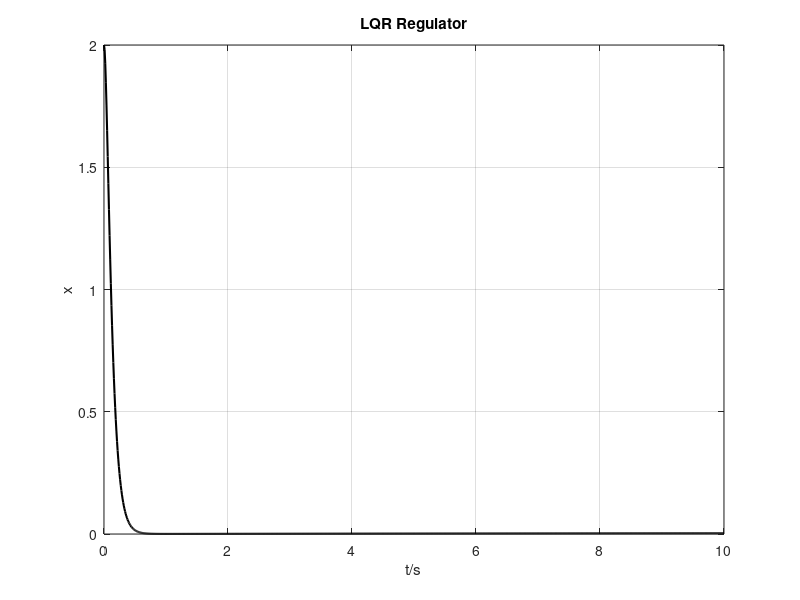

MATLAB code to generate this figure:
%% Design Regulator Using LQR at Command Line
% Plant: x''=3x-2u+d(t), d(t)=sin(0.1t), d(t) is a unknown disturbance.
% Desired Signal: xr=0
% Control Objective: x(t)->0
% Initial Condition: x(0)=2

% Designed by Chiled_JiuAn.

%% simulation environment initialization
clc; close all; clear;

%% create state space plant model
A = [0 1;
     3 0];
B = [0;
     -2];
C = [1 0;
     0 0];
D = 0;

plant = ss(A,B,C,D);

Ts = 0.01; % sampling time
simTime = 10; % simulation time
N = simTime/Ts;

plant_d = c2d(plant,Ts); % discretization

%% initial states
xr = zeros(1,N+1); % reference
x = zeros(2,N+1); % system states
u = zeros(1,N+1); % controller output
y = zeros(2,N); % system output
t = zeros(1,N+1); % clock
d = zeros(1,N+1); % disturbance

x(:,1) = [2 0]'; % define initial conditions

%% design LQR Regulator
% weight matrix
Q = [100 0
     0   1];
R = 0.01;
K = lqr(A,B,Q,R);
disp('--------------------------');
fprintf('k1 = %.2f   ',K(1));
fprintf('k2 = %.2f \n',K(2));
disp('--------------------------');

%% iterate through each time step
disp('Start simulation...');

for i = 1:N
    t(1,i+1) = i*Ts; 
    u(1,i) = -K*x(:,i); % state feedback
    d(1,i+1) = sin(0.1*t(1,i+1));
    E = [0;d(1,i+1)*Ts];
    x(:,i+1) = plant_d.A * x(:,i) + plant_d.B * u(1,i) + E;
    y(:,i) = plant_d.C * x(:,i);
end

%% plot figures
disp('Drawing...');

figure('Color','white')
plot(t,x(1,:),'k','linewidth',1.5); grid on;
title('LQR Regulator');
xlabel('t/s'); ylabel('x')

disp('End of the simulation.');

% Reference
% [1] https://zhuanlan.zhihu.com/p/58134063